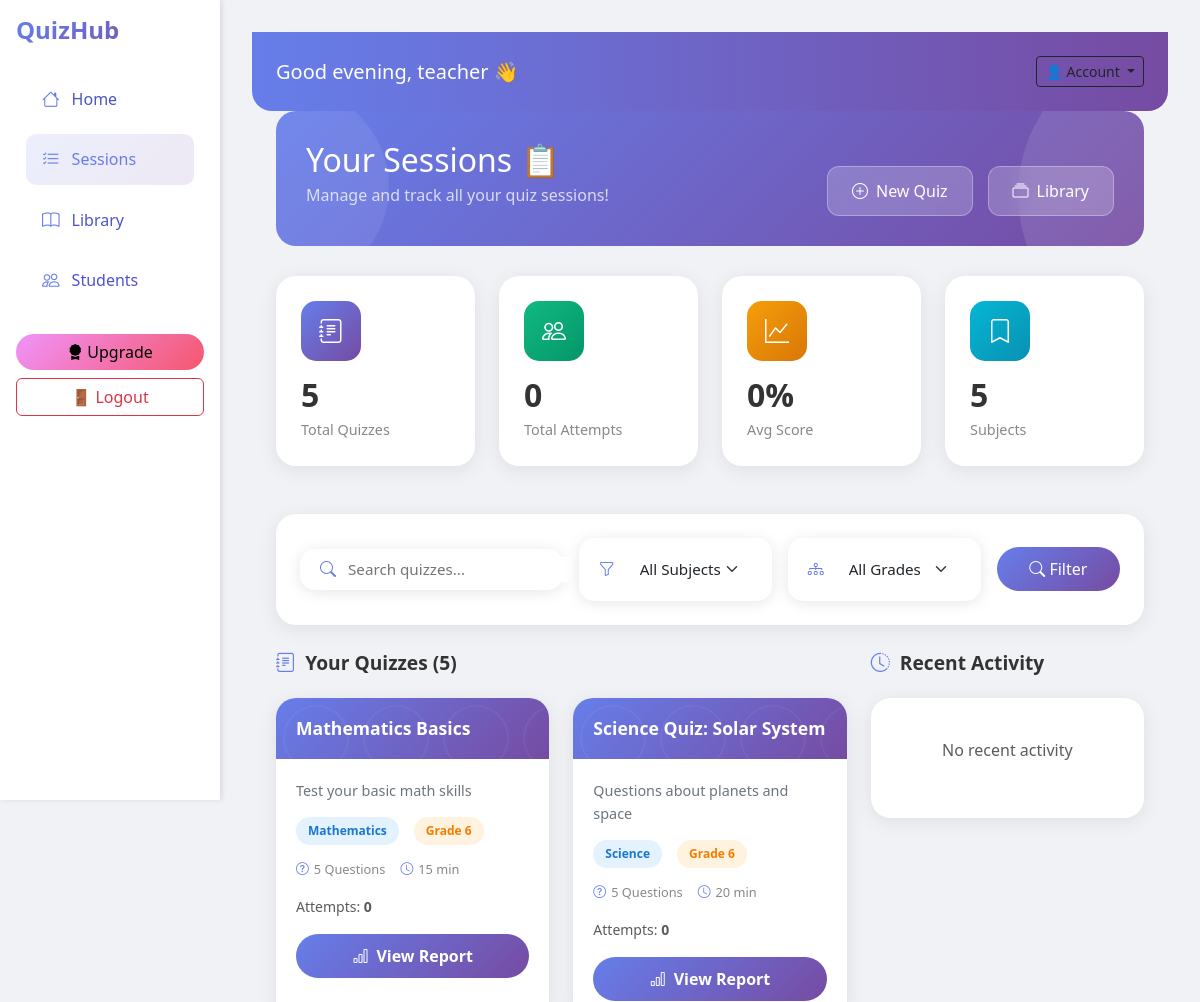
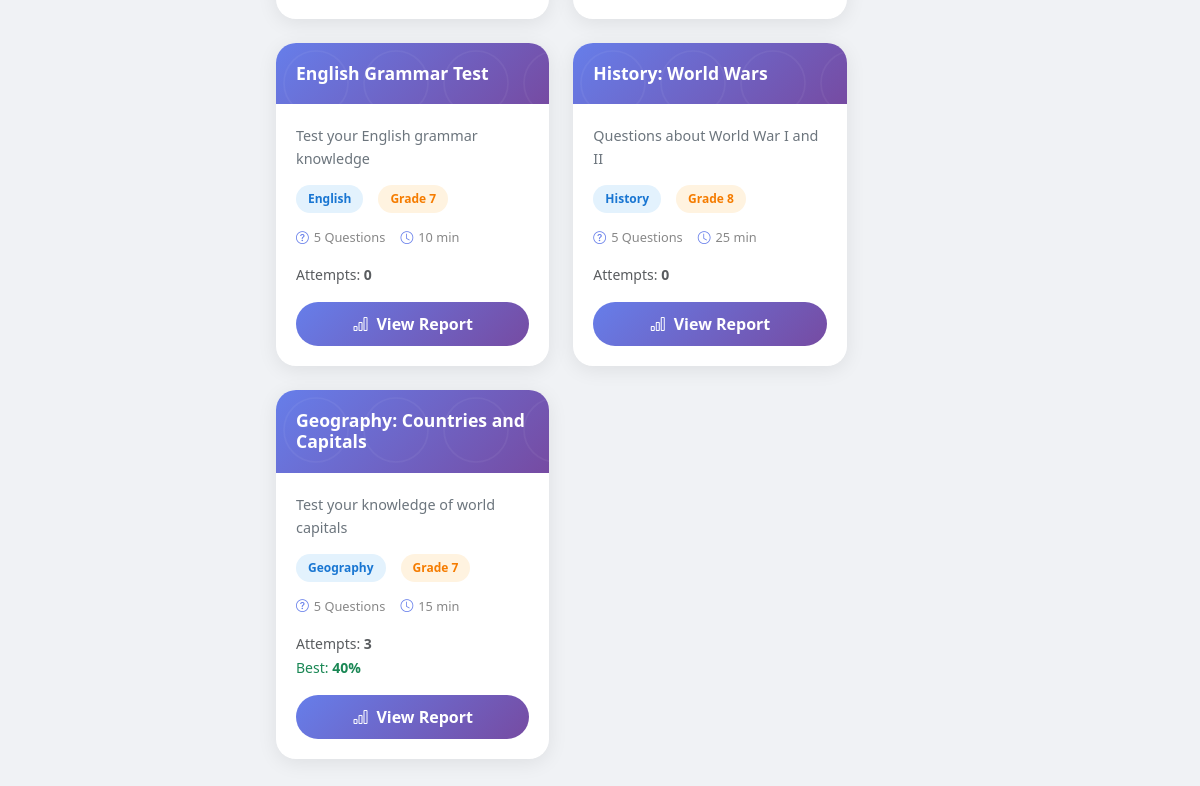
Screenshot of /sessions/ (signed in) with the database file from the repository (2 pictures, top to bottom).
### quizzes/models.py (models this page shows, shortened)
class Quiz(models.Model):
    title = models.CharField(max_length=200, unique=True
    )
    description = models.TextField()
    subject = models.CharField(max_length=100, default="General")
    grade = models.CharField(max_length=50, default="Grade 6")
    time_limit = models.IntegerField(default=10, help_text="Time limit in minutes")
    created_by = models.ForeignKey(User, on_delete=models.CASCADE)

### results/models.py (models this page shows)
class Attempt(models.Model):
    user = models.ForeignKey(User, on_delete=models.CASCADE)
    quiz = models.ForeignKey(Quiz, on_delete=models.CASCADE)
    score = models.IntegerField(default=0)
    total = models.IntegerField(default=0)
    percentage = models.FloatField(default=0.0)
    start_time = models.DateTimeField(null=True, blank=True)
    time_taken = models.IntegerField(default=0)  # in seconds

### quizzes/views.py (the view)
# urls.py: path('sessions/', views.sessions, name='sessions'),
@login_required
def sessions(request):
    from django.db.models import Avg
    from results.models import Attempt
    query = request.GET.get('q', '').strip()
    subject_filter = request.GET.get('subject', '').strip()
    grade_filter = request.GET.get('grade', '').strip()
    user_attempted_quiz_ids = Attempt.objects.filter(user=request.user).values_list('quiz_id', flat=True).distinct()
    quizzes = Quiz.objects.filter(
        Q(created_by=request.user) | Q(id__in=user_attempted_quiz_ids)
    ).distinct().prefetch_related('question_set')
    if query:
        quizzes = quizzes.filter(title__icontains=query)
    if subject_filter:
        quizzes = quizzes.filter(subject__icontains=subject_filter)
    if grade_filter:
        quizzes = quizzes.filter(grade__icontains=grade_filter)
    total_quizzes = Quiz.objects.filter(
        Q(created_by=request.user) | Q(id__in=user_attempted_quiz_ids)
    ).distinct().count()
    user_attempts = Attempt.objects.filter(user=request.user)
    total_attempts = user_attempts.count()
    avg_score = 0
    if total_attempts > 0:
        avg_score = user_attempts.aggregate(avg=Avg('percentage'))['avg'] or 0
    subjects = Quiz.objects.filter(
        Q(created_by=request.user) | Q(id__in=user_attempted_quiz_ids)
    ).distinct().values_list('subject', flat=True).distinct()
    grades = Quiz.objects.filter(
        Q(created_by=request.user) | Q(id__in=user_attempted_quiz_ids)
    ).distinct().values_list('grade', flat=True).distinct()
    recent_attempts = user_attempts.select_related('quiz').order_by('-id')[:10]
    quiz_data = []
    for quiz in quizzes:
        attempts = Attempt.objects.filter(quiz=quiz)
        attempt_count = attempts.count()
        best_score = attempts.order_by('-percentage').first().percentage if attempt_count > 0 else 0
        user_best = user_attempts.filter(quiz=quiz).order_by('-percentage').first().percentage if user_attempts.filter(quiz=quiz).exists() else 0
        quiz_data.append({
            'quiz': quiz,
            'attempt_count': attempt_count,
            'best_score': best_score,
            'user_best': user_best,
            'question_count': quiz.question_set.count()
        })
    return render(request, 'quizzes/sessions.html', {
        'quizzes': quizzes,
        'quiz_data': quiz_data,
        'query': query,
        'subject_filter': subject_filter,
        'grade_filter': grade_filter,
        'subjects': subjects,
        'grades': grades,
        'total_quizzes': total_quizzes,
        'total_attempts': total_attempts,
        'avg_score': round(avg_score, 1),
        'recent_attempts': recent_attempts
    })

### templates/quizzes/sessions.html (shortened to what this page needs)
{% extends 'base.html' %}
{% block content %}
<div class="container-fluid px-4">
    <div class="sessions-header">
        <div class="header-content">
            <div class="d-flex justify-content-between align-items-start">
                <div>
                    <h2 class="mb-1">Your Sessions 📋</h2>
                    <p class="mb-0 opacity-75">Manage and track all your quiz sessions!</p>
                </div>
                <div class="quick-actions">
                    <a href="{% url 'create_quiz' %}" class="quick-action-btn">
                        <i class="bi bi-plus-circle"></i> New Quiz
                    </a>
                    <a href="{% url 'library' %}" class="quick-action-btn">
                        <i class="bi bi-collection"></i> Library
                    </a>
                </div>
            </div>
        </div>
    </div>
    <div class="row mb-4">
        <div class="col-md-3 mb-4">
            <div class="stat-card">
                <div class="stat-icon primary">
                    <i class="bi bi-journal-text"></i>
                </div>
                <h3>{{ total_quizzes }}</h3>
                <p>Total Quizzes</p>
            </div>
        </div>
        <div class="col-md-3 mb-4">
            <div class="stat-card">
                <div class="stat-icon success">
                    <i class="bi bi-people"></i>
                </div>
                <h3>{{ total_attempts }}</h3>
                <p>Total Attempts</p>
            </div>
        </div>
        <div class="col-md-3 mb-4">
            <div class="stat-card">
                <div class="stat-icon warning">
                    <i class="bi bi-graph-up"></i>
                </div>
                <h3>{{ avg_score }}%</h3>
                <p>Avg Score</p>
            </div>
        </div>
        <div class="col-md-3 mb-4">
            <div class="stat-card">
                <div class="stat-icon info">
                    <i class="bi bi-bookmark"></i>
                </div>
                <h3>{{ subjects|length }}</h3>
                <p>Subjects</p>
            </div>
        </div>
    </div>
    <div class="card mb-4" style="border-radius: 20px; border: none; box-shadow: 0 4px 20px rgba(0,0,0,0.08);">
        <div class="card-body p-4">
            <form method="GET" class="row g-3 align-items-center">
                <div class="col-md-4">
                    <div class="search-box">
                        <i class="bi bi-search"></i>
                        <input type="text" name="q" value="{{ query }}" placeholder="Search quizzes...">
                    </div>
                </div>
                <div class="col-md-3">
                    <div class="search-box">
                        <i class="bi bi-funnel"></i>
                        <select name="subject" class="form-select border-0">
                            <option value="">All Subjects</option>
                        </select>
                    </div>
                </div>
                <div class="col-md-3">
                    <div class="search-box">
                        <i class="bi bi-diagram-3"></i>
                        <select name="grade" class="form-select border-0">
                            <option value="">All Grades</option>
                        </select>
                    </div>
                </div>
                <div class="col-md-2">
                    <button type="submit" class="btn btn-primary w-100" style="border-radius: 25px; background: linear-gradient(135deg, #667eea, #764ba2); border: none;">
                        <i class="bi bi-search"></i> Filter
                    </button>
                </div>
            </form>
        </div>
    </div>
    <div class="row">
        <div class="col-lg-8 mb-4">
            <div class="section-title">
                <i class="bi bi-journal-text"></i>
                Your Quizzes ({{ quiz_data|length }})
            </div>
            {% if quiz_data %}
                <div class="row">
                    {% for item in quiz_data %}
                    <div class="col-md-6 mb-4">
                        <div class="quiz-card">
                            <div class="quiz-card-header">
                                <h5 class="card-title">{{ item.quiz.title }}</h5>
                            </div>
                            <div class="quiz-card-body">
                                <p class="quiz-description">{{ item.quiz.description|truncatechars:80 }}</p>
                                <div class="quiz-meta">
                                    <span class="badge-custom badge-subject">{{ item.quiz.subject }}</span>
                                    <span class="badge-custom badge-grade">{{ item.quiz.grade }}</span>
                                </div>
                                <div class="quiz-meta">
                                    <div class="quiz-meta-item">
                                        <i class="bi bi-question-circle"></i>
                                        <span>{{ item.question_count }} Questions</span>
                                    </div>
                                    <div class="quiz-meta-item">
                                        <i class="bi bi-clock"></i>
                                        <span>{{ item.quiz.time_limit }} min</span>
                                    </div>
                                </div>
                                <div class="d-flex justify-content-between align-items-center mb-3">
                                    <div>
                                        <small class="text-muted">Attempts: <strong>{{ item.attempt_count }}</strong></small>
                                        {% if item.attempt_count > 0 %}
                                            <br>
                                            <small class="text-success">Best: <strong>{{ item.best_score|floatformat:0 }}%</strong></small>
                                        {% endif %}
                                    </div>
                                </div>
                                <a href="{% url 'leaderboard' item.quiz.id %}" class="btn action-btn primary">
                                    <i class="bi bi-bar-chart"></i> View Report
                                </a>
                            </div>
                        </div>
                    </div>
                    {% endfor %}
                </div>
            {% endif %}
        </div>
        <div class="col-lg-4 mb-4">
            <div class="section-title">
                <i class="bi bi-clock-history"></i>
                Recent Activity
            </div>
            <div class="card" style="border-radius: 20px; border: none; box-shadow: 0 4px 20px rgba(0,0,0,0.08);">
                <div class="card-body">
                    {% if recent_attempts %}
                        <div class="d-flex flex-column gap-3">
                            {% for attempt in recent_attempts %}
                            <div class="activity-item">
                                <div class="activity-icon {% if attempt.percentage >= 70 %}success{% elif attempt.percentage >= 40 %}warning{% else %}danger{% endif %}">
                                    <i class="bi bi-person"></i>
                                </div>
                                <div class="activity-info">
                                    <h6>{{ attempt.user.username }}</h6>
                                    <p>{{ attempt.quiz.title }}</p>
                                </div>
                                <span class="score-badge {% if attempt.percentage >= 70 %}high{% elif attempt.percentage >= 40 %}medium{% else %}low{% endif %} ms-auto">
                                    {{ attempt.percentage|floatformat:0 }}%
                                </span>
                            </div>
                            {% endfor %}
                        </div>
                    {% else %}
                        <p class="text-muted text-center py-4">No recent activity</p>
                    {% endif %}
                </div>
            </div>
        </div>
    </div>
</div>
{% endblock %}

### templates/base.html (shortened to what this page needs)
{% load static %}
<!DOCTYPE html>
<html>
<head>
    {% load static %}
    <link href="https://cdn.jsdelivr.net/npm/bootstrap@5.3.2/dist/css/bootstrap.min.css" rel="stylesheet">
    <link href="https://cdn.jsdelivr.net/npm/bootstrap-icons/font/bootstrap-icons.css" rel="stylesheet">
    <link rel="stylesheet" href="{% static 'css/style.css' %}">
</head>
<body>
<div class="d-flex">
    <div class="sidebar p-3">
    <h4 class="logo mb-4">QuizHub</h4>
    <ul class="nav flex-column">
        <li class="nav-item">
            <a href="{% url 'dashboard' %}"
               class="nav-link {% if request.path == '/dashboard/' %}active-link{% endif %}">
                <i class="bi bi-house"></i> <span>Home</span>
            </a>
        </li>
        <li class="nav-item">
            <a href="{% url 'sessions' %}"
               class="nav-link {% if request.path == '/sessions/' %}active-link{% endif %}">
                <i class="bi bi-list-check"></i> <span>Sessions</span>
            </a>
        </li>
        <li class="nav-item">
            <a href="{% url 'library' %}"
               class="nav-link {% if request.path == '/library/' %}active-link{% endif %}">
                <i class="bi bi-book"></i> <span>Library</span>
            </a>
        </li>
        <li class="nav-item">
            <a href="{% url 'students' %}"
               class="nav-link {% if request.path == '/students/' %}active-link{% endif %}">
                <i class="bi bi-people"></i> <span>Students</span>
            </a>
        </li>
    </ul>
    <div class="mt-auto text-center">
        <a href="{% url 'upgrade' %}" class="btn btn-warning w-100 mt-4">
            <i class="bi bi-award-fill"></i> Upgrade
        </a>
        <form method="post" action="{% url 'logout' %}" class="w-100 mt-2">
            <button type="submit" class="btn btn-outline-danger w-100">
                🚪 Logout
            </button>
        </form>
    </div>
</div>
    <div class="main-content flex-grow-1">
        <div class="topbar d-flex justify-content-between align-items-center p-4">
            <h5>Good evening, {{ request.user.username }} 👋</h5>
            <div class="dropdown">
                <button class="btn btn-outline-dark btn-sm dropdown-toggle" type="button" id="profileDropdown" data-bs-toggle="dropdown" aria-expanded="false">
                    👤 Account
                </button>
            </div>
        </div>
        {% block content %}{% endblock %}
    </div>
</div>
</body>
</html>

### rows the page displays
Quiz: quiz "Mathematics Basics", quiz.description "Test your basic math skills", quiz.subject "Mathematics", quiz.grade "Grade 6", question_count "5", quiz.time_limit "15", attempt_count "0"
Quiz: quiz "Science Quiz: Solar System", quiz.description "Questions about planets and space", quiz.subject "Science", quiz.grade "Grade 6", question_count "5", quiz.time_limit "20", attempt_count "0"
Quiz: quiz "English Grammar Test", quiz.description "Test your English grammar knowledge", quiz.subject "English", quiz.grade "Grade 7", question_count "5", quiz.time_limit "10", attempt_count "0"
Quiz: quiz "History: World Wars", quiz.description "Questions about World War I and II", quiz.subject "History", quiz.grade "Grade 8", question_count "5", quiz.time_limit "25", attempt_count "0"
Quiz: quiz "Geography: Countries and Capitals", quiz.description "Test your knowledge of world capitals", quiz.subject "Geography", quiz.grade "Grade 7", question_count "5", quiz.time_limit "15", attempt_count "3", best_score "40"

### other values shown
{{ request.user.username }} "teacher"
{{ total_quizzes }} "5"
{{ total_attempts }} "0"
{{ avg_score }} "0"
{{ subjects|length }} "5"
{{ quiz_data|length }} "5"
